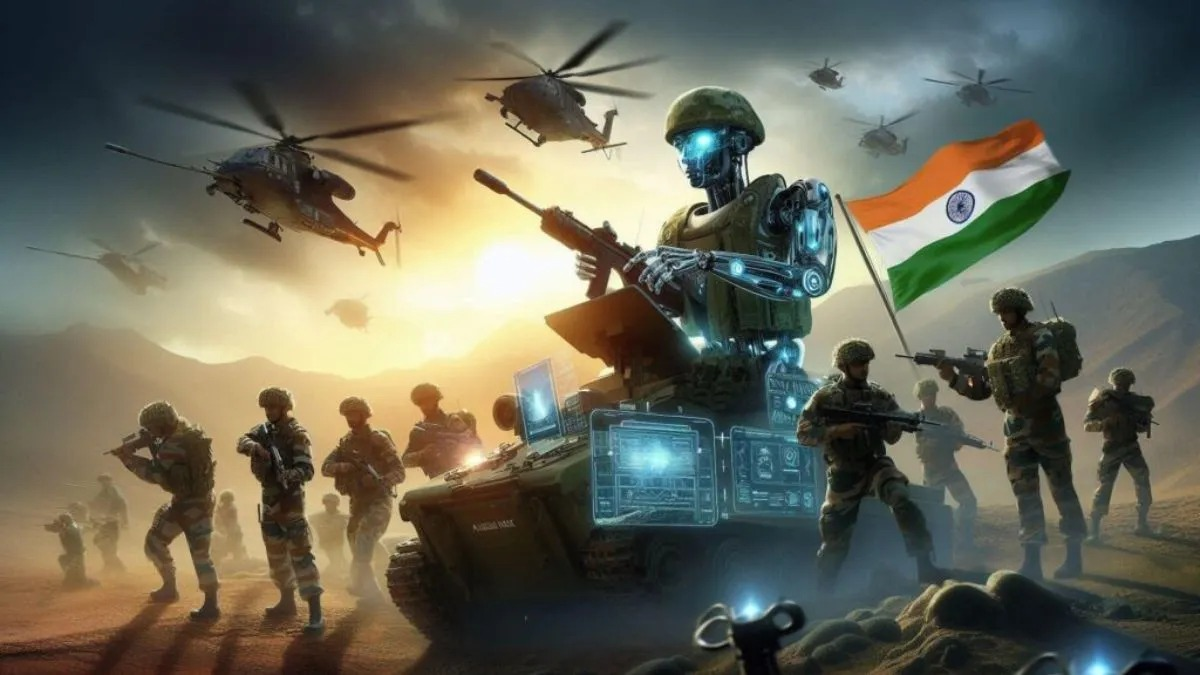
#> input picture Tasks/task_7/input img/photo.jpg, 1200 x 675 px; its folder holds only this picture in this run
$ python resize_image.py
#> lines starting #> are read from the running program, lines starting #| are printed output that depends on the picture
import os
from PIL import Image

# Folders
input_folder = "input img"
output_folder = "output img"

# Make sure output folder exists
os.makedirs(output_folder, exist_ok=True)

# Desired size (width, height)
new_size = (300, 300)  # change this as needed

# Loop through all files in input folder
for filename in os.listdir(input_folder):
    if filename.lower().endswith((".png", ".jpg", ".jpeg")):
        img_path = os.path.join(input_folder, filename)
        img = Image.open(img_path)
#> img is the input picture: PIL image 1200x675 RGB; mean R, G, B 104.4, 104.1, 89.1

        # Resize image
        resized_img = img.resize(new_size)
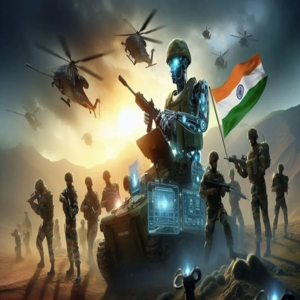
#> resized_img: PIL image 300x300 RGB; mean R, G, B 104.4, 104.1, 89.1

        # Convert all images to JPEG (optional)
        output_path = os.path.join(output_folder, os.path.splitext(filename)[0] + ".jpg")

        # Save resized image
        resized_img.save(output_path, "JPEG")

        print(f"✅ Resized and saved: {output_path}")

print("\n🎉 All images resized successfully!")
